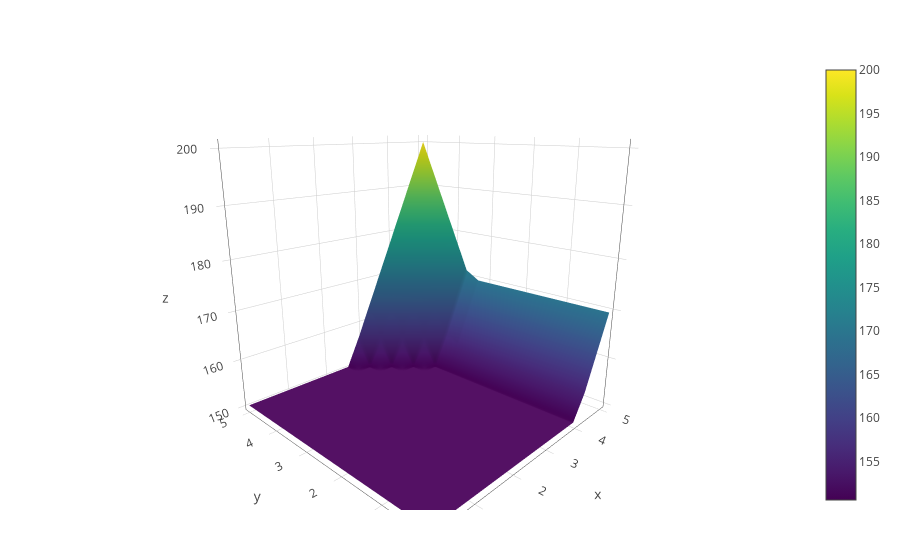

The notebook cell this image was saved under:
### Markdown cell above
### Optimal solution via Dynamic Programming

- We can apply dynamic programming methods to solve this model numerically
- We have code that can solve model this via value function iteration
- Here's the state value function $v^*$ for this model:

### Code cell
plot_vf(m)

### Figure 1 — Plotly figure (JSON) as saved in the notebook; plotly's stock layout.template omitted (floating-point values rounded to 4 significant figures; data arrays with more than 128 entries replaced by an {"elided": "..."} marker saying what was removed)
{"data": [{"colorscale": "Viridis", "type": "surface", "x": {"elided": "15x15 float values"}, "y": {"elided": "15x15 float values"}, "z": {"elided": "15x15 float values"}}], "layout": {"autosize": true, "margin": {"b": 50, "l": 50, "r": 50, "t": 60}, "scene": {"aspectmode": "auto", "aspectratio": {"x": 1, "y": 1, "z": 1}, "camera": {"center": {"x": 0, "y": 0, "z": 0}, "eye": {"x": -1.327, "y": -1.285, "z": 0.5473}, "projection": {"type": "perspective"}, "up": {"x": 0, "y": 0, "z": 1}}}, "xaxis": {"title": {"text": "theta"}}, "yaxis": {"title": {"text": "epsilon"}}}}
